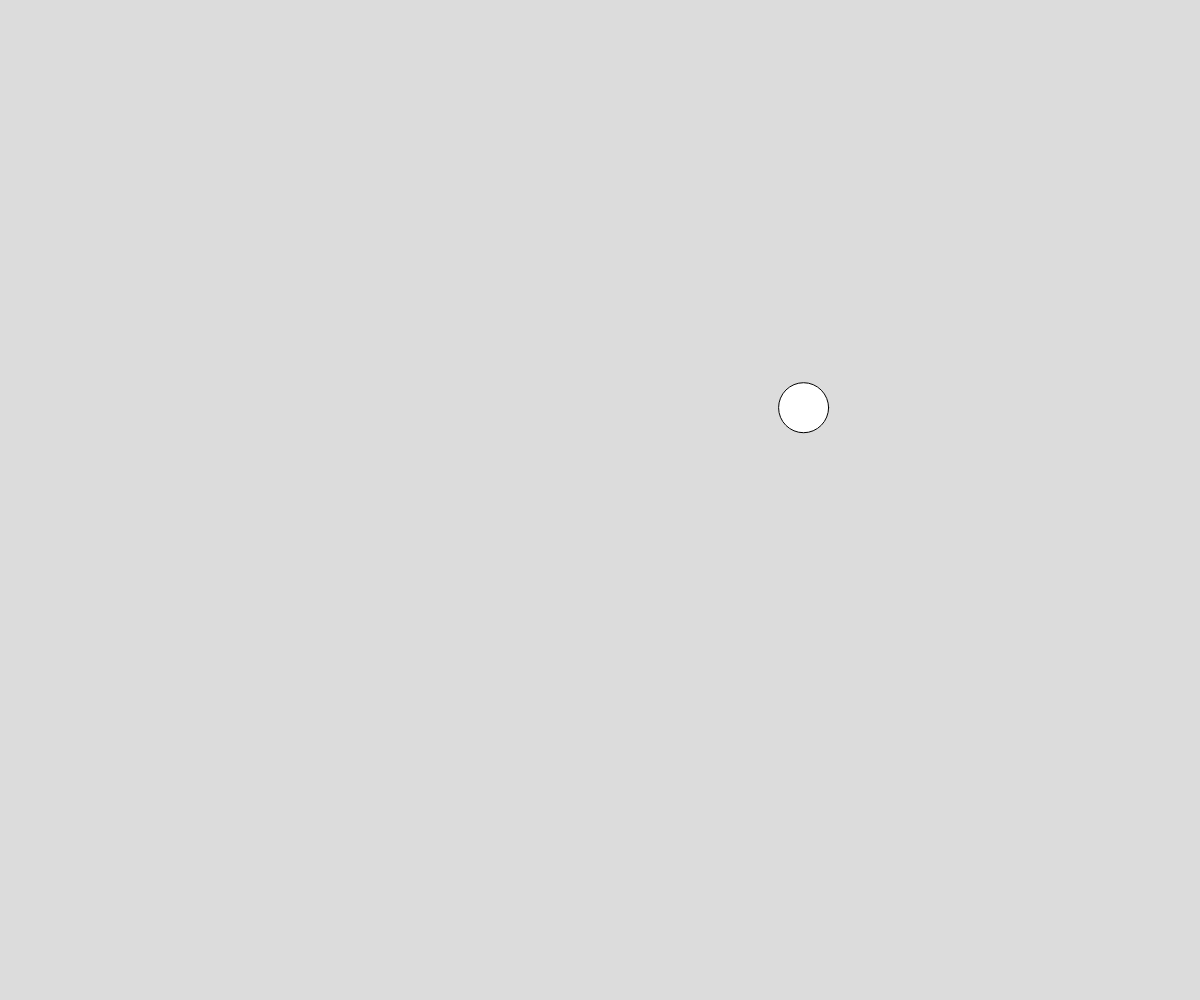
Frame 1 (no input)
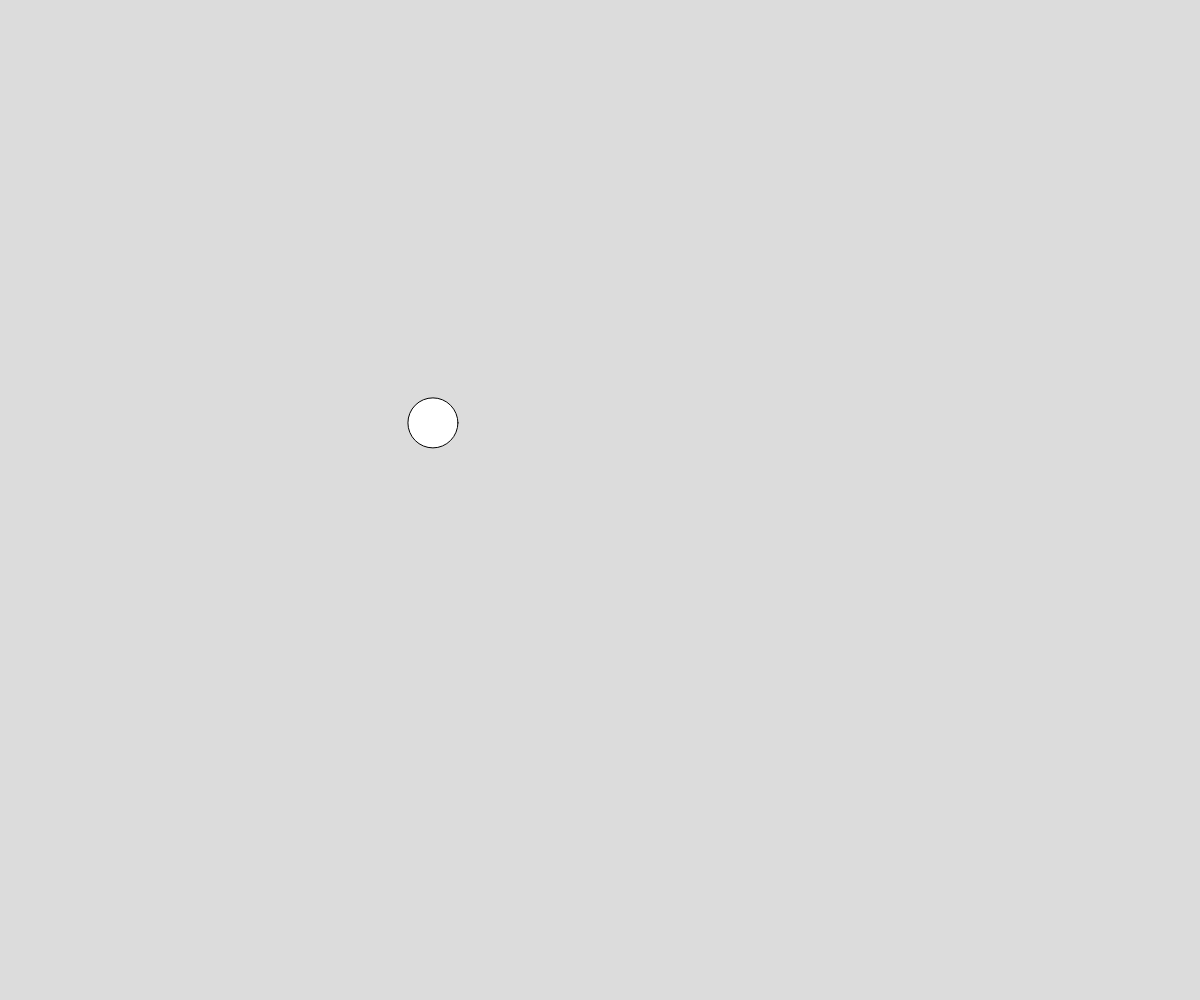
Frame 60 (no input)
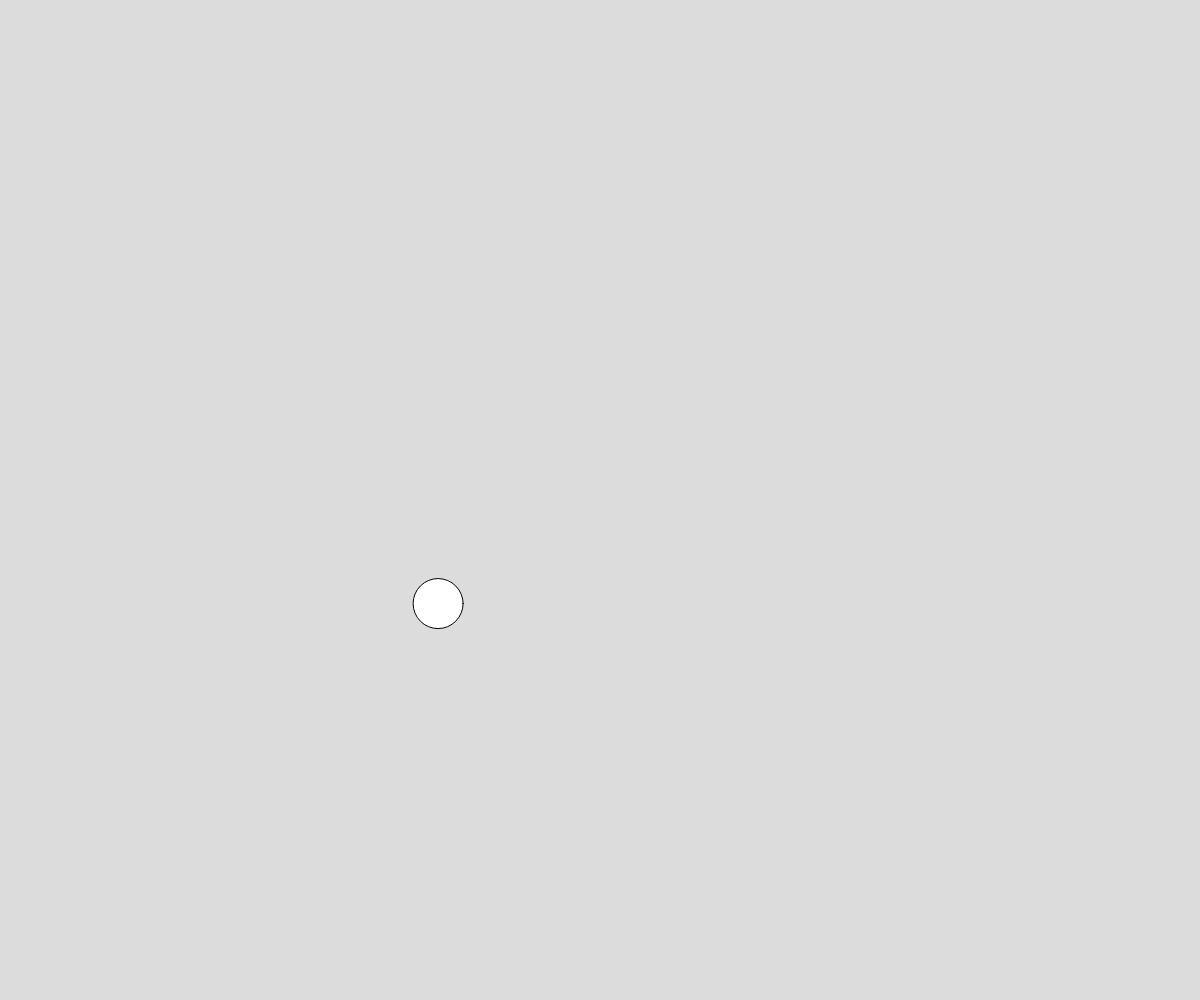
Frame 120 (the mouse pressed at the canvas centre since frame 60)

The p5.js sketch that drew these frames (run headless with seeded random() and noise() and a simulated clock; from frame 60 on, the mouse is pressed at the canvas centre):

// p5.js sketch
// ── sketch.js
// Perlin Noise Demo
// Your Name
// Date
//
// Extra for Experts:
// - describe what you did to take this project "above and beyond"

let time = 0;
let deltaTime = 0.01;


async function setup() {
  createCanvas(windowWidth, windowHeight);
}

function draw() {
  background(220);

  let x = noise(time) * width;
  let y = noise(time +1 ) * height;
  circle(x,y, 50);

  time += deltaTime;
  
}
